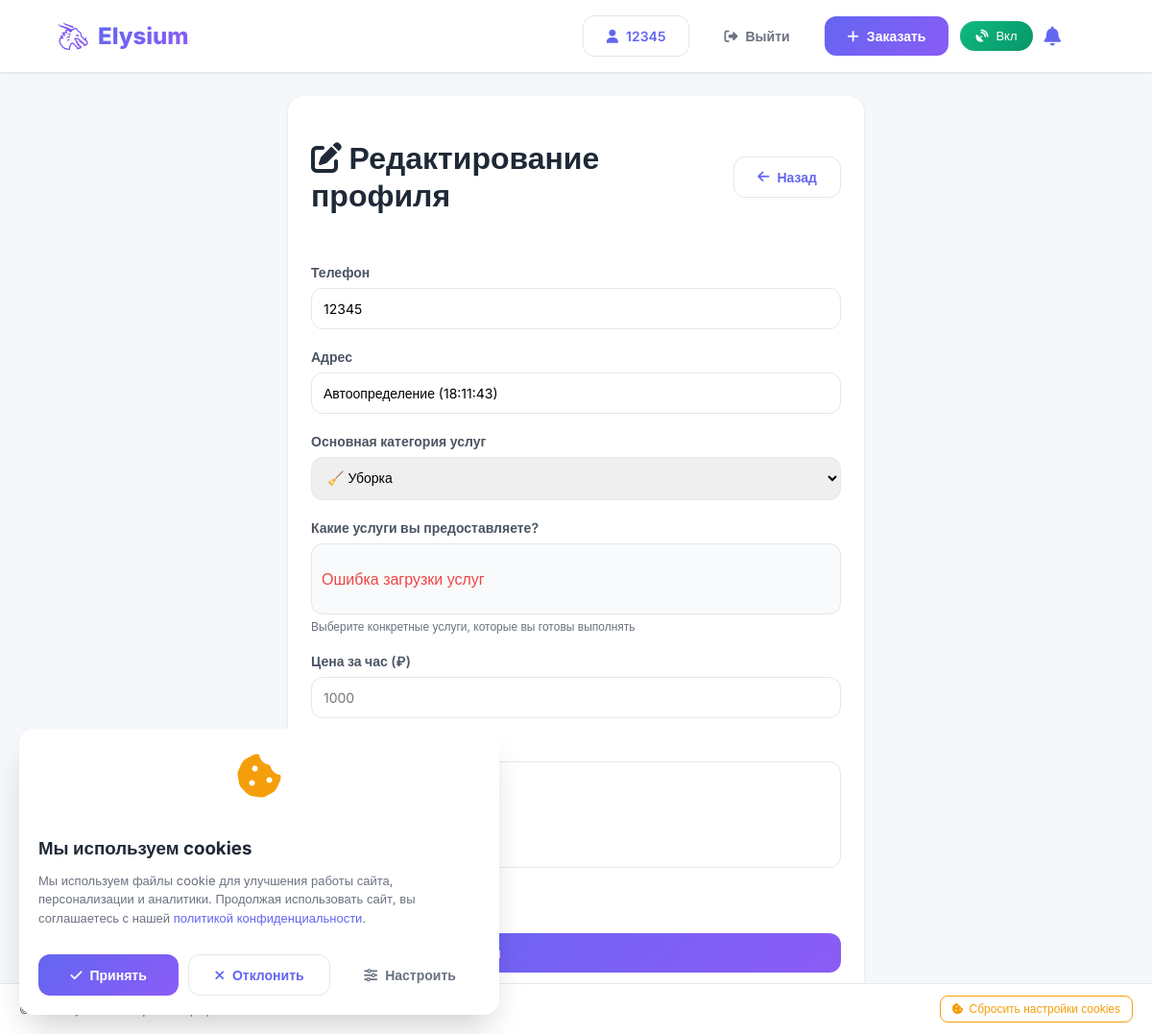
Page /profile/edit/ (signed in) on the committed database.
### main/models.py (models this page shows, shortened)
class Profile(models.Model):
    ROLE_CHOICES = [
        ('client', 'Заказчик'),
        ('performer', 'Исполнитель'),
    ]
    user = models.OneToOneField(User, on_delete=models.CASCADE, related_name='profile')
    phone = models.CharField(max_length=20, blank=True)
    avatar = models.ImageField(upload_to='avatars/', blank=True, null=True)
    role = models.CharField(max_length=20, choices=ROLE_CHOICES, default='client')
    latitude = models.FloatField(blank=True, null=True)
    longitude = models.FloatField(blank=True, null=True)
    address = models.CharField(max_length=500, blank=True)
    category = models.CharField(max_length=50, blank=True, null=True)
    description = models.TextField(blank=True)
    price = models.DecimalField(max_digits=10, decimal_places=2, blank=True, null=True)
    rating = models.FloatField(default=0)
    completed_orders = models.IntegerField(default=0)
    is_available = models.BooleanField(default=True)
    services = models.TextField(blank=True, help_text="Услуги, которые предоставляет исполнитель (через запятую)")
    created_at = models.DateTimeField(auto_now_add=True)
    updated_at = models.DateTimeField(auto_now=True)

class Category(models.Model):
    name = models.CharField(max_length=100, verbose_name='Название')
    slug = models.SlugField(unique=True, verbose_name='Слаг')
    icon = models.CharField(max_length=50, blank=True, verbose_name='Иконка')
    order = models.IntegerField(default=0, verbose_name='Порядок')
    class Meta:
        ordering = ['order', 'name']
        verbose_name = 'Категория'
        verbose_name_plural = 'Категории'

### main/views.py (the view, shortened to what this page needs)
# urls.py: path('profile/edit/', views.edit_profile_view, name='edit_profile'),
@login_required
def edit_profile_view(request):
    profile = request.user.profile
    categories = Category.objects.all()
    context = {
        'profile': profile,
        'categories': categories,
    }
    return render(request, 'edit_profile.html', context)

### templates/edit_profile.html (shortened to what this page needs)
{% extends 'base.html' %}
{% load static %}
{% block content %}
<div class="container" style="max-width: 600px; margin: 100px auto 40px; padding: 0 20px;">
    <div class="card">
        <div style="display: flex; justify-content: space-between; align-items: center; margin-bottom: 30px;">
            <h1><i class="fas fa-edit"></i> Редактирование профиля</h1>
            <a href="{% url 'profile' %}" class="btn btn-secondary">
                <i class="fas fa-arrow-left"></i> Назад
            </a>
        </div>
        <form method="post">
            <div class="form-group">
                <label>Телефон</label>
                <input type="tel" name="phone" value="{{ profile.phone|default:'' }}" placeholder="+7 (999) 123-45-67">
            </div>
            <div class="form-group">
                <label>Адрес</label>
                <input type="text" name="address" value="{{ profile.address|default:'' }}" placeholder="Ваш адрес">
            </div>
            {% if profile.role == 'performer' %}
            <div class="form-group">
                <label>Основная категория услуг</label>
                <select name="category" id="performerCategory">
                    {% for category in categories %}
                    <option value="{{ category.slug }}" {% if profile.category == category.slug %}selected{% endif %}>
                        {{ category.icon }} {{ category.name }}
                    </option>
                    {% endfor %}
                </select>
            </div>
            <div class="form-group" id="servicesGroup">
                <label>Какие услуги вы предоставляете?</label>
                <div class="services-checkboxes" id="servicesCheckboxes"></div>
                <small class="form-hint">Выберите конкретные услуги, которые вы готовы выполнять</small>
            </div>
            <div class="form-group">
                <label>Цена за час (₽)</label>
                <input type="number" name="price" value="{{ profile.price|default:'' }}" placeholder="1000">
            </div>
            <div class="form-group">
                <label>Описание услуг</label>
                <textarea name="description" rows="5" placeholder="Расскажите о себе...">{{ profile.description|default:'' }}</textarea>
            </div>
            <div class="form-group">
                <label style="display: flex; align-items: center; gap: 8px; cursor: pointer;">
                </label>
            </div>
            {% endif %}
            <button type="submit" class="btn btn-primary" style="width: 100%;">
            </button>
        </form>
    </div>
</div>
{% endblock %}

### templates/base.html (shortened to what this page needs)
<!DOCTYPE html>
<html lang="ru">
<head>
    {% load static %}
    <link rel="stylesheet" href="https://cdnjs.cloudflare.com/ajax/libs/font-awesome/6.4.0/css/all.min.css">
    <link rel="stylesheet" href="{% static 'main/css/base.css' %}">
    <link rel="stylesheet" href="{% static 'main/css/my_orders.css' %}">
    <link rel="stylesheet" href="{% static 'main/css/become_performer.css' %}">
    <link rel="stylesheet" href="{% static 'main/css/create_order.css' %}">
    <link rel="stylesheet" href="{% static 'main/css/edit_profile.css' %}">
    <link rel="stylesheet" href="{% static 'main/css/profile.css' %}">
</head>
<body>
    <header class="header">
        <div class="header-content">
            <a href="/" class="logo">
                <img src="{% static 'images/elysium.png' %}" alt="ElysiumFinder">
                <span>Elysium</span>
            </a>
            <div class="nav-buttons" id="navButtons">
                {% if user.is_authenticated %}
                    <a href="{% url 'profile' %}" class="btn btn-secondary">
                        <i class="fas fa-user"></i>
                        <span>{{ user.username }}</span>
                    </a>
                    <button class="btn btn-outline" onclick="logout()">
                        <i class="fas fa-sign-out-alt"></i>
                        <span>Выйти</span>
                    </button>
                    <a href="{% url 'create_order' %}" class="btn btn-primary">
                        <i class="fas fa-plus"></i>
                        <span>Заказать</span>
                    </a>
                    <button id="autoLocationBtn" class="btn-auto-location" onclick="toggleAutoLocation()" title="Автоматическое определение местоположения">
                    </button>
                {% endif %}
                <div class="notification-bell" onclick="toggleNotifications()">
                    <i class="fas fa-bell"></i>
                </div>
            </div>
        </div>
    </header>
    <div id="cookieConsent" class="cookie-consent" style="display: none;">
        <div class="cookie-content">
            <div class="cookie-icon">
                <i class="fas fa-cookie-bite"></i>
            </div>
            <div class="cookie-text">
                <h3>Мы используем cookies</h3>
                <p>Мы используем файлы cookie для улучшения работы сайта, персонализации и аналитики. Продолжая использовать сайт, вы соглашаетесь с нашей <a href="/privacy/" target="_blank">политикой конфиденциальности</a>.</p>
            </div>
            <div class="cookie-buttons">
                <button class="btn btn-primary" onclick="acceptCookies()">
                    <i class="fas fa-check"></i> Принять
                </button>
                <button class="btn btn-secondary" onclick="declineCookies()">
                    <i class="fas fa-times"></i> Отклонить
                </button>
                <button class="btn btn-outline" onclick="customizeCookies()">
                    <i class="fas fa-sliders-h"></i> Настроить
                </button>
            </div>
        </div>
    </div>
    <footer class="footer">
        <div class="footer-content">
            <div class="footer-left">
                <p>&copy; 2026 Elysium. Все права защищены.</p>
            </div>
            <div class="footer-right">
                <button class="btn-cookie-reset" onclick="resetCookiesConsent()">
                    <i class="fas fa-cookie-bite"></i>
                    <span>Сбросить настройки cookies</span>
                </button>
            </div>
        </div>
    </footer>
    {% block content %}{% endblock %}
</body>
</html>

### static/main/css/base.css (style rules this page uses)
body { font-family: 'Inter', sans-serif; background: #f5f7fa; color: #1f2937; min-height: 100vh; }
body:not(.home-page) { overflow-y: auto; height: auto; min-height: 100vh; }
.header { position: fixed; top: 0; left: 0; right: 0; background: white; box-shadow: 0 1px 3px rgba(0,0,0,0.1); z-index: 1000; padding: 16px 30px; }
.header-content { display: flex; justify-content: space-between; align-items: center; max-width: 1400px; margin: 0 auto; padding: 0 30px; }
.logo { display: flex; align-items: center; gap: 10px; cursor: pointer; text-decoration: none; flex-shrink: 0; }
.logo img { height: 32px; width: auto; }
.logo span { font-size: 24px; font-weight: 800; background: linear-gradient(135deg, #6366f1 0%, #8b5cf6 100%); -webkit-background-clip: text; -webkit-text-fill-color: transparent; }
.nav-buttons { display: flex; gap: 12px; align-items: center; padding-right: 20px; }
.btn-outline { background: transparent; border: 1px solid #e5e7eb; color: #6b7280; }
.btn { padding: 12px 24px; border: none; border-radius: 12px; font-size: 14px; font-weight: 600; cursor: pointer; font-family: 'Inter', sans-serif; display: inline-flex; align-items: center; gap: 8px; text-decoration: none; }
.btn-primary { background: linear-gradient(135deg, #6366f1 0%, #8b5cf6 100%); color: white; }
.btn-secondary { background: white; color: #6366f1; border: 1px solid #e5e7eb; }
.cookie-consent { position: fixed; bottom: 20px; left: 20px; right: 20px; background: white; border-radius: 16px; box-shadow: 0 20px 35px -10px rgba(0,0,0,0.2); z-index: 10001; animation: slideUp 0.3s ease; max-width: 500px; }
.cookie-content { padding: 20px; display: flex; flex-direction: column; gap: 15px; }
.cookie-icon { text-align: center; font-size: 48px; color: #f59e0b; }
.cookie-text h3 { margin-bottom: 8px; color: #1f2937; }
.cookie-text p { font-size: 13px; color: #6b7280; line-height: 1.5; }
.cookie-text a { color: #6366f1; text-decoration: none; }
.cookie-buttons { display: flex; gap: 10px; flex-wrap: wrap; }
.cookie-buttons .btn { flex: 1; justify-content: center; }
.footer { position: fixed; bottom: 0; left: 0; right: 0; background: white; border-top: 1px solid #e5e7eb; padding: 12px 20px; z-index: 100; }
.footer-content { max-width: 1400px; margin: 0 auto; display: flex; justify-content: space-between; align-items: center; flex-wrap: wrap; gap: 15px; }
.footer-left p { font-size: 12px; color: #6b7280; margin: 0; }
.footer-right { margin-left: auto; }
.btn-cookie-reset { background: transparent; border: 1px solid #f59e0b; color: #f59e0b; padding: 6px 12px; border-radius: 8px; font-size: 12px; cursor: pointer; display: inline-flex; align-items: center; gap: 6px; transition: all 0.3s ease; }
.btn-auto-location { background: linear-gradient(135deg, #10b981 0%, #059669 100%); color: white; border: none; padding: 8px 16px; border-radius: 30px; cursor: pointer; display: flex; align-items: center; gap: 8px; font-size: 13px; font-weight: 500; transition: all 0.3s ease; }
.btn-auto-location.active { background: linear-gradient(135deg, #10b981 0%, #059669 100%); animation: pulse 2s infinite; }
.notification-bell { position: relative; cursor: pointer; font-size: 20px; color: #6366f1; margin-right: 15px; }

### static/main/css/my_orders.css (style rules this page uses)
.card { background: white; border-radius: 20px; padding: 24px; box-shadow: 0 2px 10px rgba(0,0,0,0.05); }

### static/main/css/become_performer.css (style rules this page uses)
.card { background: white; border-radius: 16px; padding: 24px; box-shadow: 0 1px 3px rgba(0,0,0,0.1); }
.form-group { margin-bottom: 20px; }
.form-group label { display: block; font-size: 14px; font-weight: 600; margin-bottom: 8px; color: #4b5563; }
.form-group input, .form-group select, .form-group textarea { width: 100%; padding: 12px; border: 1px solid #e5e7eb; border-radius: 12px; font-size: 14px; font-family: 'Inter', sans-serif; box-sizing: border-box; }
.form-group textarea { resize: none; min-height: 100px; }

### static/main/css/create_order.css (style rules this page uses)
.card { background: white; border-radius: 24px; padding: 32px; box-shadow: 0 4px 20px rgba(0,0,0,0.08); }
.form-group { margin-bottom: 20px; }
.form-group label { display: block; font-size: 14px; font-weight: 600; margin-bottom: 8px; color: #374151; }
.form-group input, .form-group select, .form-group textarea { width: 100%; padding: 12px 16px; border: 1px solid #e5e7eb; border-radius: 12px; font-size: 14px; font-family: 'Inter', sans-serif; transition: all 0.3s; box-sizing: border-box; resize: none; }

### static/main/css/profile.css (style rules this page uses)
.card { background: white; border-radius: 16px; padding: 24px; box-shadow: 0 1px 3px rgba(0,0,0,0.1); }

### rows in the picture
Profile: phone "12345", address "Автоопределение (18:11:43)", category "🧹 Уборка", description "2"

### other values in the picture
{{ user.username }} "12345"
